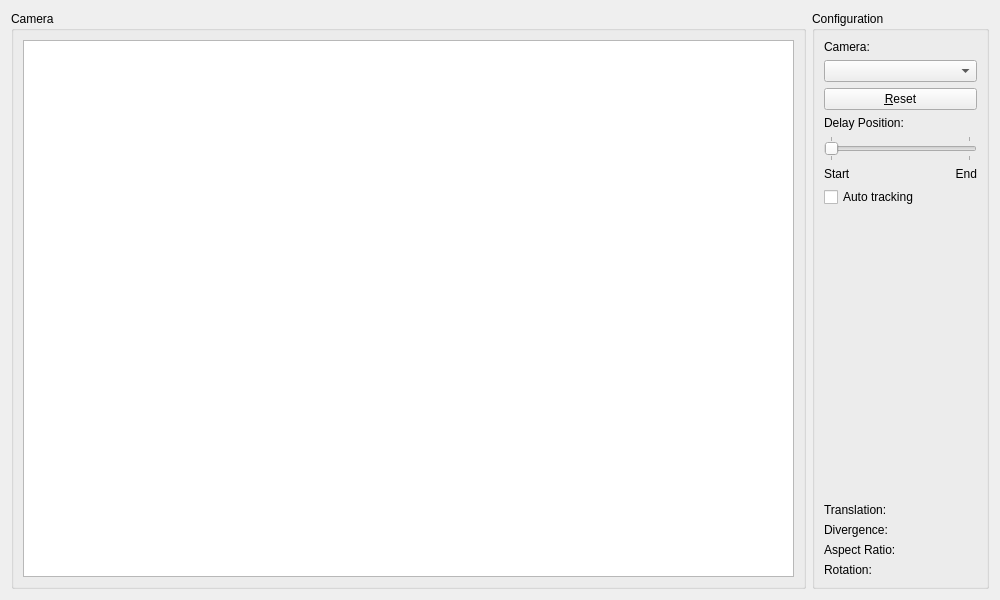
<?xml version="1.0" encoding="UTF-8"?>
<ui version="4.0">
 <class>Frame</class>
 <widget class="QFrame" name="Frame">
  <property name="geometry">
   <rect>
    <x>0</x>
    <y>0</y>
    <width>1000</width>
    <height>600</height>
   </rect>
  </property>
  <property name="windowTitle">
   <string>Frame</string>
  </property>
  <property name="windowIcon">
   <iconset resource="trspectrometer.qrc">
    <normaloff>:/icons/windowicon</normaloff>:/icons/windowicon</iconset>
  </property>
  <layout class="QHBoxLayout" name="horizontalLayout" stretch="5,1">
   <item>
    <widget class="QGroupBox" name="camera_groupBox">
     <property name="title">
      <string>Camera</string>
     </property>
     <layout class="QVBoxLayout" name="verticalLayout">
      <item>
       <widget class="PlotWidget" name="plotWidget"/>
      </item>
     </layout>
    </widget>
   </item>
   <item>
    <widget class="QGroupBox" name="config_groupBox">
     <property name="title">
      <string>Configuration</string>
     </property>
     <layout class="QVBoxLayout" name="verticalLayout_2">
      <item>
       <widget class="QLabel" name="label_2">
        <property name="text">
         <string>Camera:</string>
        </property>
       </widget>
      </item>
      <item>
       <widget class="QComboBox" name="camera_comboBox"/>
      </item>
      <item>
       <widget class="QPushButton" name="reset_pushButton">
        <property name="text">
         <string>&amp;Reset</string>
        </property>
       </widget>
      </item>
      <item>
       <widget class="QLabel" name="label">
        <property name="text">
         <string>Delay Position:</string>
        </property>
       </widget>
      </item>
      <item>
       <layout class="QGridLayout" name="gridLayout">
        <item row="1" column="0">
         <widget class="QLabel" name="label_3">
          <property name="styleSheet">
           <string notr="true">QLabel {color : &quot;#0000c0&quot;}</string>
          </property>
          <property name="text">
           <string>Start</string>
          </property>
         </widget>
        </item>
        <item row="1" column="1">
         <widget class="QLabel" name="label_4">
          <property name="styleSheet">
           <string notr="true">QLabel {color : &quot;#c00000&quot;}</string>
          </property>
          <property name="text">
           <string>End</string>
          </property>
          <property name="alignment">
           <set>Qt::AlignRight|Qt::AlignTrailing|Qt::AlignVCenter</set>
          </property>
         </widget>
        </item>
        <item row="0" column="0" colspan="2">
         <widget class="QSlider" name="delay_horizontalSlider">
          <property name="maximum">
           <number>1</number>
          </property>
          <property name="pageStep">
           <number>1</number>
          </property>
          <property name="orientation">
           <enum>Qt::Horizontal</enum>
          </property>
          <property name="tickPosition">
           <enum>QSlider::TicksBothSides</enum>
          </property>
         </widget>
        </item>
       </layout>
      </item>
      <item>
       <widget class="QCheckBox" name="auto_checkBox">
        <property name="text">
         <string>Auto tracking</string>
        </property>
       </widget>
      </item>
      <item>
       <spacer name="verticalSpacer">
        <property name="orientation">
         <enum>Qt::Vertical</enum>
        </property>
        <property name="sizeHint" stdset="0">
         <size>
          <width>20</width>
          <height>40</height>
         </size>
        </property>
       </spacer>
      </item>
      <item>
       <layout class="QGridLayout" name="gridLayout_2">
        <item row="3" column="1">
         <widget class="QLabel" name="rotationLabel">
          <property name="text">
           <string/>
          </property>
          <property name="alignment">
           <set>Qt::AlignRight|Qt::AlignTrailing|Qt::AlignVCenter</set>
          </property>
         </widget>
        </item>
        <item row="1" column="1">
         <widget class="QLabel" name="divergenceLabel">
          <property name="text">
           <string/>
          </property>
          <property name="alignment">
           <set>Qt::AlignRight|Qt::AlignTrailing|Qt::AlignVCenter</set>
          </property>
         </widget>
        </item>
        <item row="3" column="0">
         <widget class="QLabel" name="label_11">
          <property name="text">
           <string>Rotation:</string>
          </property>
         </widget>
        </item>
        <item row="0" column="1">
         <widget class="QLabel" name="translationLabel">
          <property name="sizePolicy">
           <sizepolicy hsizetype="MinimumExpanding" vsizetype="Preferred">
            <horstretch>0</horstretch>
            <verstretch>0</verstretch>
           </sizepolicy>
          </property>
          <property name="minimumSize">
           <size>
            <width>75</width>
            <height>0</height>
           </size>
          </property>
          <property name="text">
           <string/>
          </property>
          <property name="alignment">
           <set>Qt::AlignRight|Qt::AlignTrailing|Qt::AlignVCenter</set>
          </property>
         </widget>
        </item>
        <item row="2" column="1">
         <widget class="QLabel" name="aspectLabel">
          <property name="text">
           <string/>
          </property>
          <property name="alignment">
           <set>Qt::AlignRight|Qt::AlignTrailing|Qt::AlignVCenter</set>
          </property>
         </widget>
        </item>
        <item row="0" column="0">
         <widget class="QLabel" name="label_5">
          <property name="text">
           <string>Translation:</string>
          </property>
         </widget>
        </item>
        <item row="2" column="0">
         <widget class="QLabel" name="label_9">
          <property name="text">
           <string>Aspect Ratio:</string>
          </property>
         </widget>
        </item>
        <item row="1" column="0">
         <widget class="QLabel" name="label_7">
          <property name="text">
           <string>Divergence:</string>
          </property>
         </widget>
        </item>
       </layout>
      </item>
     </layout>
    </widget>
   </item>
  </layout>
 </widget>
 <customwidgets>
  <customwidget>
   <class>PlotWidget</class>
   <extends>QGraphicsView</extends>
   <header>pyqtgraph</header>
  </customwidget>
 </customwidgets>
 <tabstops>
  <tabstop>plotWidget</tabstop>
  <tabstop>camera_comboBox</tabstop>
  <tabstop>reset_pushButton</tabstop>
  <tabstop>delay_horizontalSlider</tabstop>
  <tabstop>auto_checkBox</tabstop>
 </tabstops>
 <resources>
  <include location="trspectrometer.qrc"/>
 </resources>
 <connections/>
</ui>
